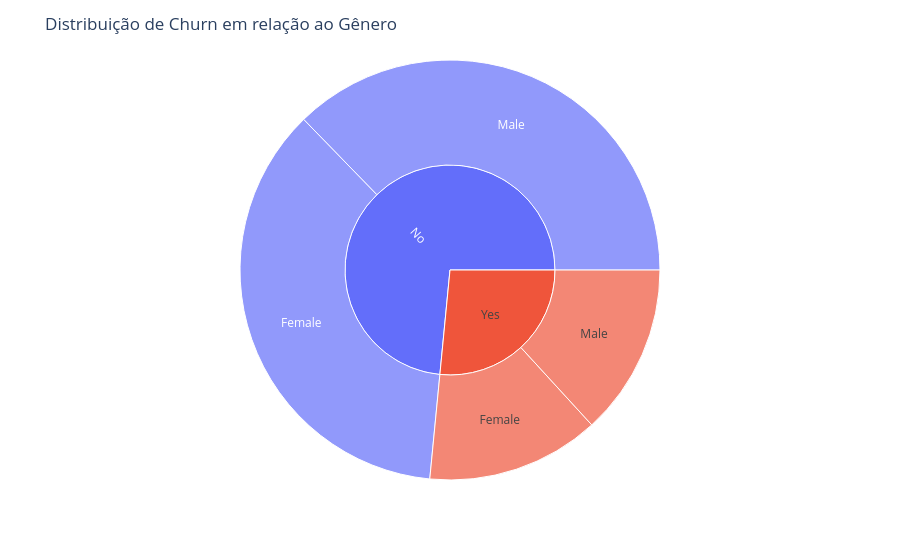

This figure's notebook cell:
### Code cell
d3=d3.to_pandas().reset_index()
fig2=px.sunburst(d3,path=['Churn','Gender'],values='Count')
fig2.update_layout(
    title_text="Distribuição de Churn em relação ao Gênero")
fig2.show()

### Figure 1 — Plotly figure (JSON) as saved in the notebook; plotly's stock layout.template omitted (floating-point values rounded to 4 significant figures)
{"data": [{"branchvalues": "total", "domain": {"x": [0, 1], "y": [0, 1]}, "hovertemplate": "labels=%{label}<br>Count=%{value}<br>parent=%{parent}<br>id=%{id}<extra></extra>", "ids": ["Yes/Female", "Yes/Male", "No/Female", "No/Male", "Yes", "No"], "labels": ["Female", "Male", "Female", "Male", "Yes", "No"], "name": "", "parents": ["Yes", "Yes", "No", "No", "", ""], "type": "sunburst", "values": [939.0, 930.0, 2549.0, 2625.0, 1869.0, 5174.0]}], "layout": {"autosize": true, "legend": {"tracegroupgap": 0}, "margin": {"t": 60}, "title": {"text": "Distribuição de Churn em relação ao Gênero"}}}
